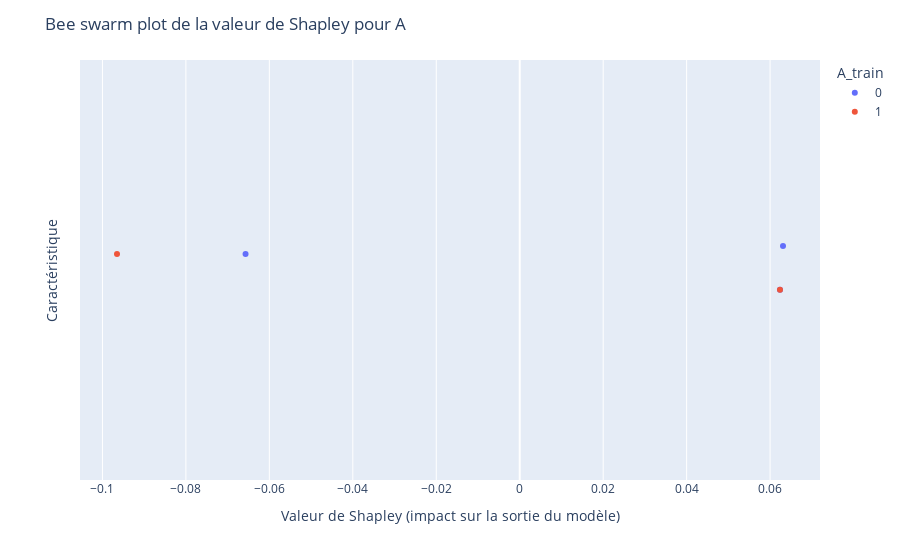

Notebook code cell kept with this figure:
### Code cell
figures[0].show()

### Figure 1 — Plotly figure (JSON) as saved in the notebook; plotly's stock layout.template omitted (floating-point values rounded to 4 significant figures)
{"data": [{"alignmentgroup": "True", "boxpoints": "all", "fillcolor": "rgba(255,255,255,0)", "hoveron": "points", "hovertemplate": "A_train=0<br>A_shap=%{x}<extra></extra>", "legendgroup": "0", "line": {"color": "rgba(255,255,255,0)"}, "marker": {"color": "#636efa"}, "name": "0", "offsetgroup": "0", "orientation": "h", "pointpos": 0, "showlegend": true, "x": [-0.0657, 0.06237, 0.06309], "x0": " ", "xaxis": "x", "y0": " ", "yaxis": "y", "type": "box"}, {"alignmentgroup": "True", "boxpoints": "all", "fillcolor": "rgba(255,255,255,0)", "hoveron": "points", "hovertemplate": "A_train=1<br>A_shap=%{x}<extra></extra>", "legendgroup": "1", "line": {"color": "rgba(255,255,255,0)"}, "marker": {"color": "#EF553B"}, "name": "1", "offsetgroup": "1", "orientation": "h", "pointpos": 0, "showlegend": true, "x": [-0.09651, 0.06237], "x0": " ", "xaxis": "x", "y0": " ", "yaxis": "y", "type": "box"}], "layout": {"xaxis": {"anchor": "y", "domain": [0.0, 1.0], "title": {"text": "Valeur de Shapley (impact sur la sortie du modèle)"}}, "yaxis": {"anchor": "x", "domain": [0.0, 1.0], "title": {"text": "Caractéristique"}}, "legend": {"title": {"text": "A_train"}, "tracegroupgap": 0}, "margin": {"t": 60}, "boxmode": "overlay", "title": {"text": "Bee swarm plot de la valeur de Shapley pour A"}}}
